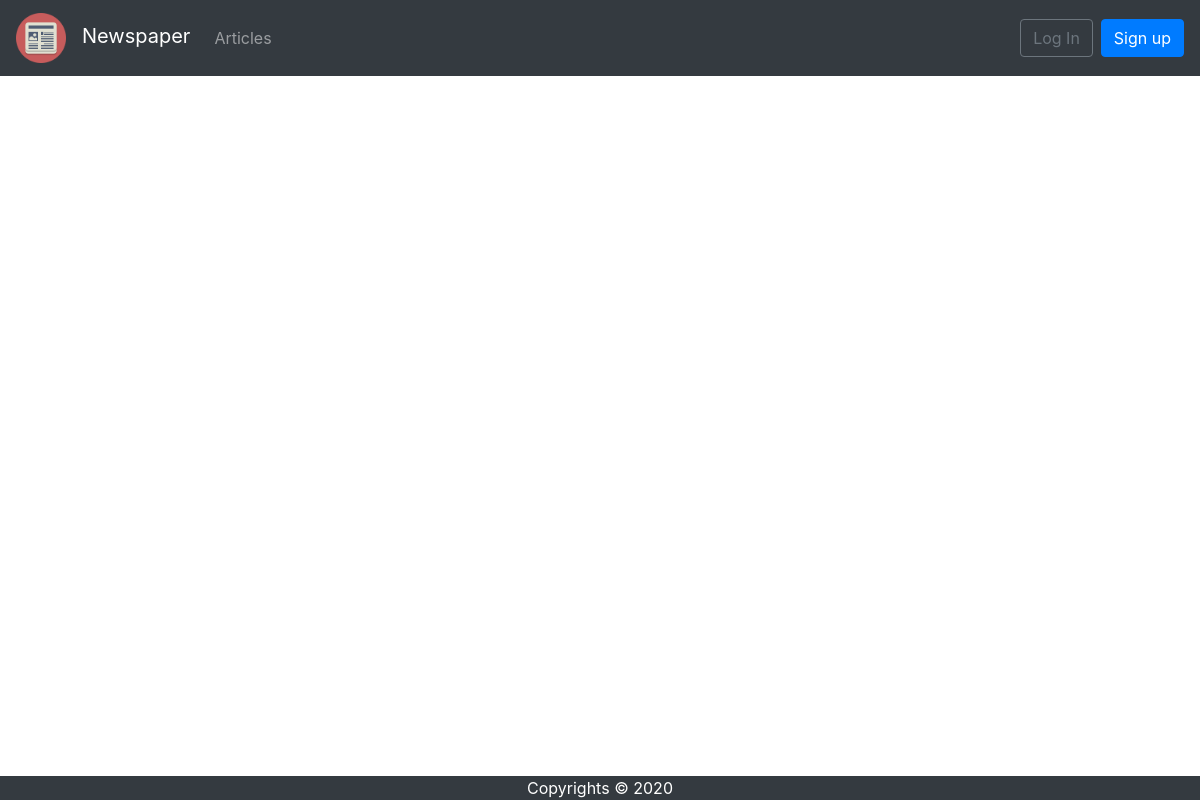
/articles/, run on an earlier commit of the app's database.
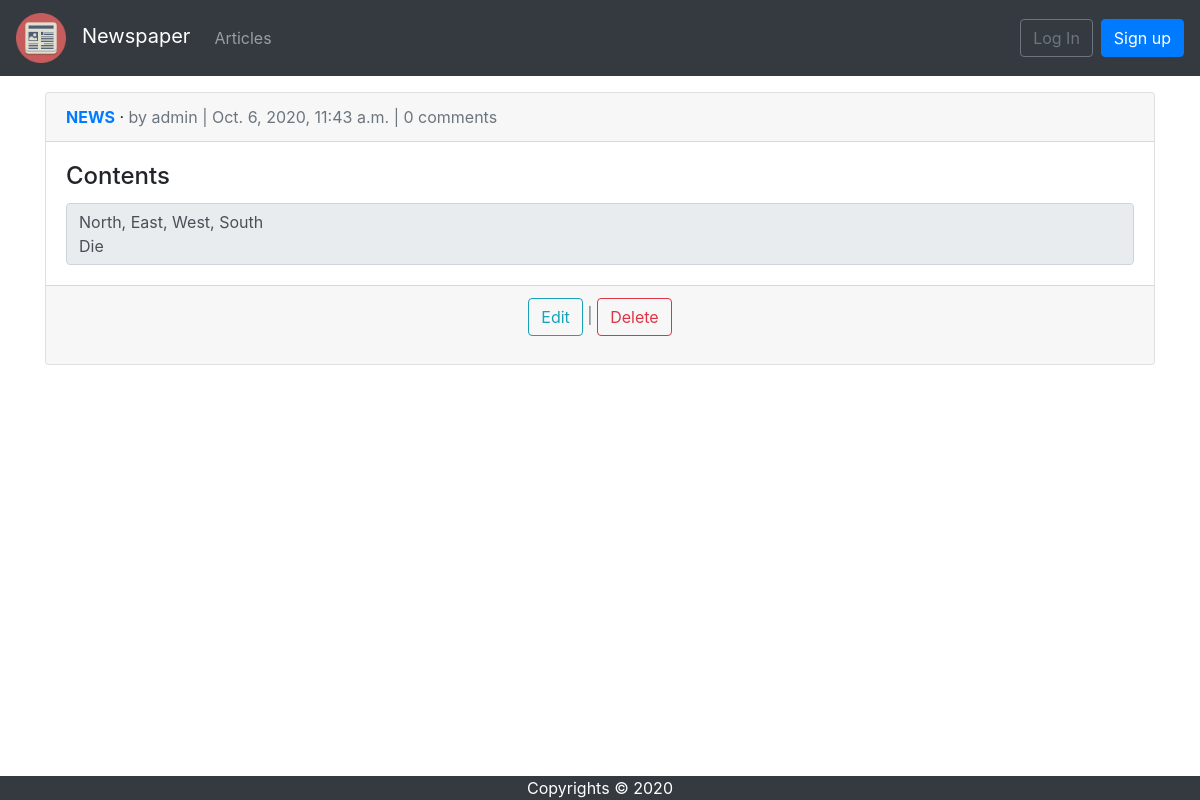
And on a later commit of the database.
### articles/models.py (models this page shows, shortened)
class Article(models.Model):
    title = models.CharField(max_length=255)
    body = models.TextField()
    date = models.DateTimeField(auto_now_add=True)
    author = models.ForeignKey(
        to=get_user_model(),
        on_delete=models.CASCADE
    )
    likes = models.ManyToManyField(
        to=get_user_model(),
        related_name='liked_articles',
        blank=True,
        null=True,
    )
    def get_display_rows_count(self) -> int:
        return min(MAX_ROWS_FOR_ARTICLE, len(self.body.split('\n')))

### users/models.py (models this page shows)
class CustomUser(AbstractUser):
    age = models.PositiveIntegerField(null=True, blank=True)

### articles/views.py (the view)
# urls.py: path('', ArticleListView.as_view(), name='article_list'),
class ArticleListView(ListView):
    model = Article
    context_object_name = 'articles'
    template_name = 'article_list.html'

### templates/article_list.html (shortened to what this page needs)
{% extends 'base.html' %}
{% block content %}
    {% for article in articles %}
        <div class="card mt-3">
            <div class="card-header">
                <span class="font-weight-bold"><a href="{% url 'article_detail' article.pk %}">{{ article.title }}</a></span> &middot;
                <span class="text-muted"> by {{ article.author }} |
                    {{ article.date }} |
                    {{ article.comments.count }} comments</span>
            </div>
            <div class="card-body">
                <h4 class="card-title">Contents</h4>
                <textarea readonly rows="{{ article.get_display_rows_count }}" class="form-control card-text" style="resize: none;">{{ article.body }}</textarea>
            </div>
            <div class="card-footer text-center text-muted">
            <p><a class="btn btn-outline-info" href="{% url 'article_edit' article.pk %}">Edit</a> |
            <a class="btn btn-outline-danger" href="{% url 'article_delete' article.pk %}">Delete</a></p>
            </div>
        </div>
    {% endfor %}
{% endblock content %}

What changed in the data, as far as the page shows it:
added Article: title "NEWS", author "admin", date "Oct. 6, 2020, 11:43 a.m.", comments.count "0", get_display_rows_count "North, East, West, South Die"
